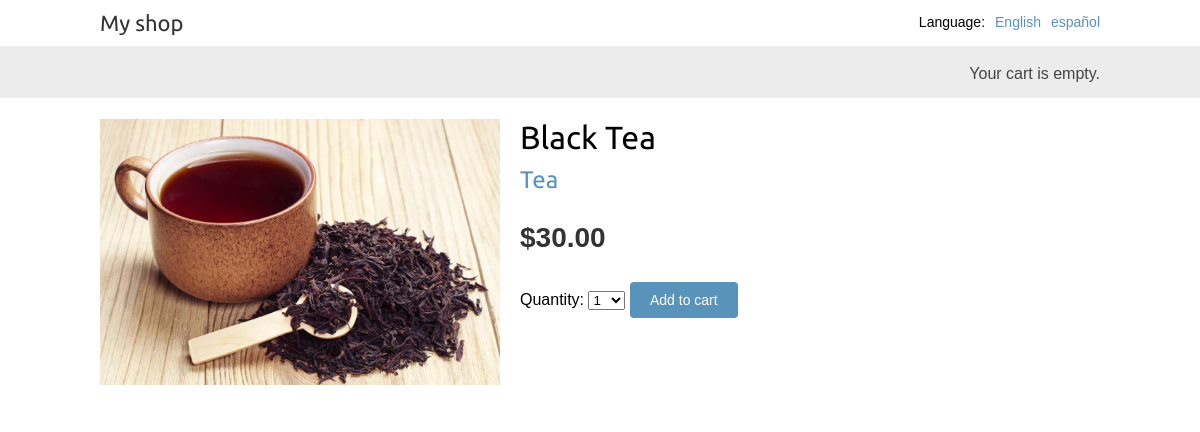
/en/3/black-tea/, run on the app's committed database.
### shop/models.py (models this page shows, shortened)
class Product(models.Model):
    category = models.ForeignKey(Category,
                                 related_name='products',
                                 on_delete=models.CASCADE)
    name = models.CharField(max_length=200)
    slug = models.SlugField(max_length=200)
    image = models.ImageField(upload_to='products/%Y/%m/%d',
                              blank=True)
    description = models.TextField(blank=True)
    price = models.DecimalField(max_digits=10,
                                decimal_places=2)
    available = models.BooleanField(default=True)
    created = models.DateTimeField(auto_now_add=True)
    updated = models.DateTimeField(auto_now=True)
    class Meta:
        ordering = ['name']
        indexes = [
            models.Index(fields=['id', 'slug']),
            models.Index(fields=['name']),
            models.Index(fields=['-created']),
        ]

class Category(models.Model):
    name = models.CharField(max_length=200)
    slug = models.SlugField(max_length=200,
                            unique=True)
    class Meta:
        ordering = ['name']
        indexes = [
            models.Index(fields=['name']),
        ]
        verbose_name = 'category'
        verbose_name_plural = 'categories'
    def __str__(self):
        return self.name
    def get_absolute_url(self):
        return reverse('shop:product_list_by_category',
                       args=[self.slug])

### shop/views.py (the view)
# urls.py: path('<int:id>/<slug:slug>/', views.product_detail,
def product_detail(request, id, slug):
    product = get_object_or_404(Product,
                                id=id,
                                slug=slug,
                                available=True)
    cart_product_form = CartAddProductForm()
    r = Recommender()
    recommended_products = r.suggest_products_for([product], 4)
    return render(request,
                  'shop/product/detail.html',
                  {'product': product,
                   'cart_product_form': cart_product_form,
                   'recommended_products': recommended_products})

### cart/forms.py
class CartAddProductForm(forms.Form):
    quantity = forms.TypedChoiceField(
                                choices=PRODUCT_QUANTITY_CHOICES,
                                coerce=int,
                                label=_('Quantity'))
    override = forms.BooleanField(required=False,
                                  initial=False,
                                  widget=forms.HiddenInput)

### cart/cart.py (called while the page is built)
    def __len__(self):
        return sum(item['quantity'] for item in self.cart.values())

### cart/context_processors.py (called while the page is built)
def cart(request):
    return {'cart': Cart(request)}

### shop/recommender.py (called while the page is built, shortened)
    def get_product_key(self, id):
        return f'product:{id}:purchased_with'

    def suggest_products_for(self, products, max_results=6):
        product_ids = [p.id for p in products]
        if len(products) == 1:
            suggestions = r.zrange(
                             self.get_product_key(product_ids[0]),
                             0, -1, desc=True)[:max_results]
        suggested_products_ids = [int(id) for id in suggestions]
        suggested_products = list(Product.objects.filter(id__in=suggested_products_ids))
        suggested_products.sort(key=lambda x: suggested_products_ids.index(x.id))
        return suggested_products

### shop/templates/shop/product/detail.html (shortened to what this page needs)
{% extends "shop/base.html" %}
{% load i18n %}
{% load static %}
{% block content %}
  <div class="product-detail">
    <img src="{% if product.image %}{{ product.image.url }}{% else %}
    {% static "img/no_image.png" %}{% endif %}">
    <h1>{{ product.name }}</h1>
    <h2>
      <a href="{{ product.category.get_absolute_url }}">
        {{ product.category }}
      </a>
    </h2>
    <p class="price">${{ product.price }}</p>
    <form action="{% url "cart:cart_add" product.id %}" method="post">
      {{ cart_product_form }}
      <input type="submit" value="{% trans "Add to cart" %}">
    </form>
  </div>
{% endblock %}

### shop/static/css/base.css (style rules this page uses)
body { margin:0; padding:0; font-family:helvetica, sans-serif; }
h1, h2, h3, h4, h5 , h6 { font-family: 'Ubuntu', sans-serif; font-weight:normal; }
a { text-decoration:none; color:#5993bb; }
a.button, input[type="submit"] { color:#fff; background:#5993bb; border-radius:4px; padding:10px 20px; font-size:14px; border:0; }
.product-detail { text-align:justify; }
.product-detail .price { color:#333; font-size:28px; font-weight:bold; }
.product-detail img { width:40%; float:left; padding:0 20px 20px 0; }
.product-detail h1 { margin-bottom:0; }
.product-detail h2 { margin-top:10px; }

### data on the page
Product: image (picture), name "Black Tea", category "Tea", price "30.00"

### other printed values
{{ language.name_local }} "English" "español"
